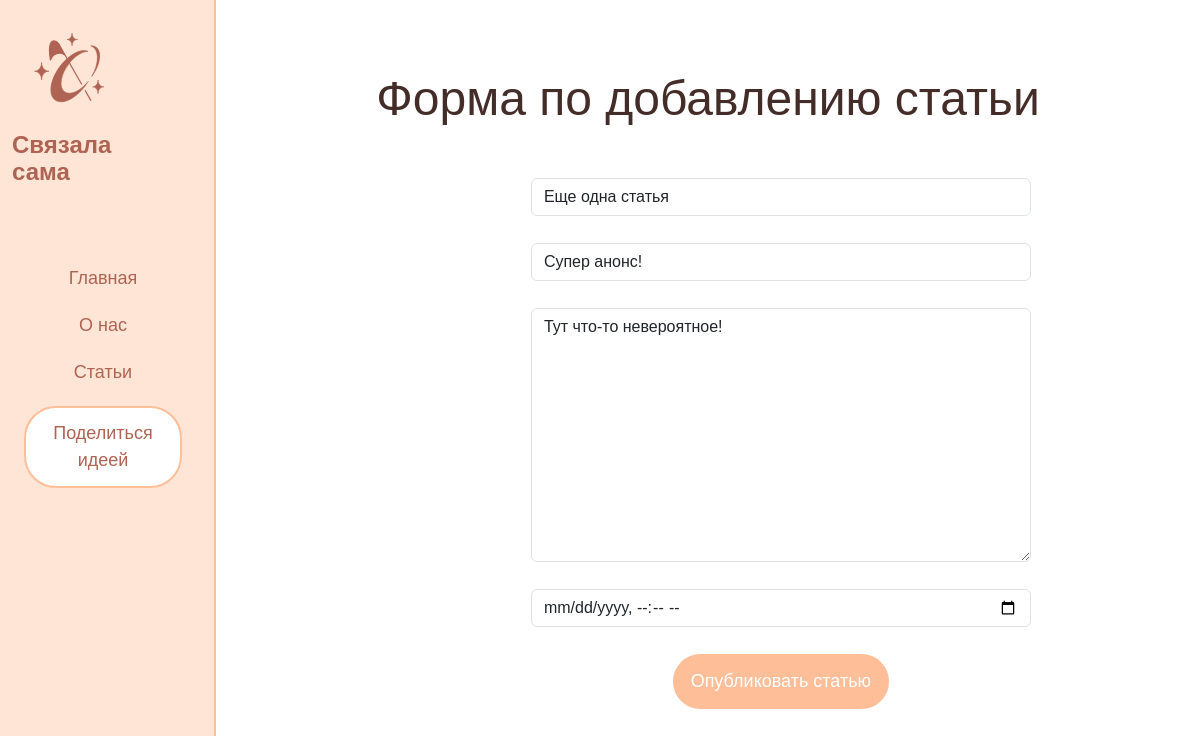
The app's page /news/2/update, older data.
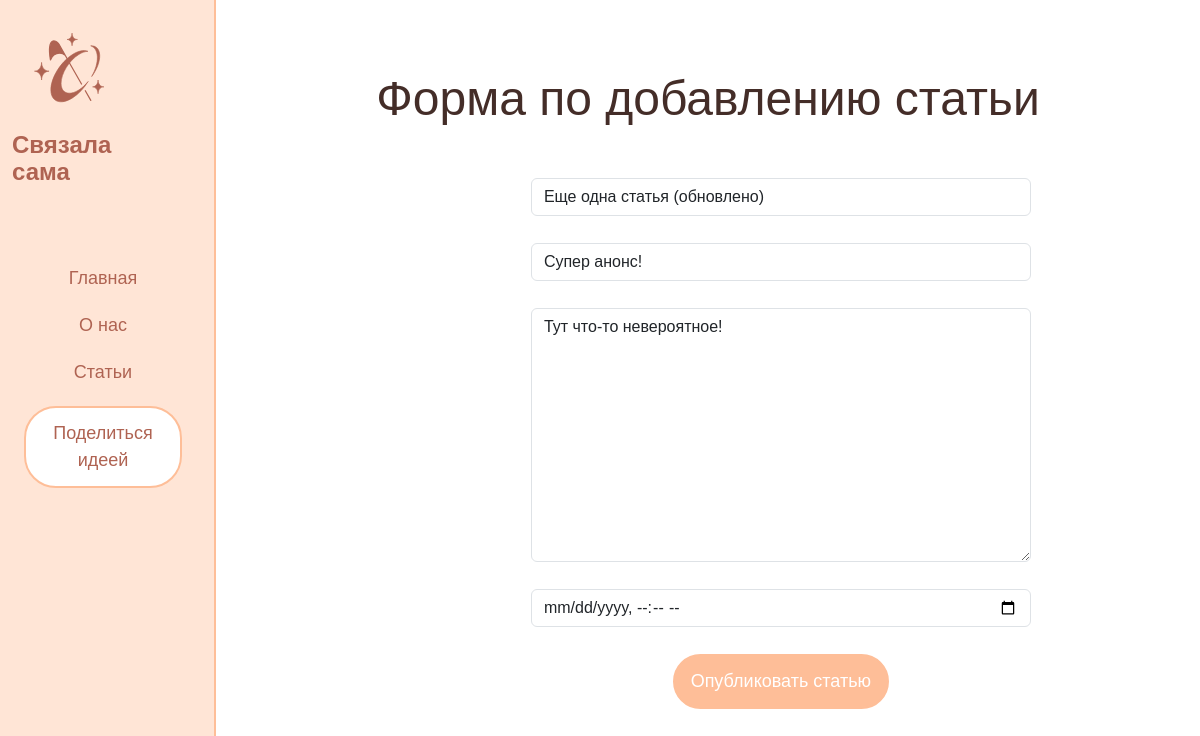
The same page, newer data.
### news/models.py (models this page shows, shortened)
class Articles(models.Model):
    title = models.CharField('Название', max_length=50)
    announce = models.CharField('Анонс', max_length=250)
    full_text = models.TextField('Статья')
    date = models.DateTimeField('Дата публикации')
    class Meta:
        verbose_name = 'Новость'
        verbose_name_plural = 'Новости'

### news/views.py (the view)
# urls.py: path('<int:pk>/update', views.NewsUpdateView.as_view(), name='news-update'),
class NewsUpdateView(UpdateView):
    model = Articles
    template_name = 'news/create.html'
    form_class = ArticlesForm

### news/forms.py
class ArticlesForm(ModelForm):
    class Meta:
        model = Articles
        fields = ['title', 'announce', 'full_text', 'date']
        widgets = {
            'title': TextInput(attrs={
                'class': 'form-control',
                'placeholder': 'Название статьи'
            }),
            'announce': TextInput(attrs={
                'class': 'form-control',
                'placeholder': 'Анонс статьи'
            }),
            'date': DateTimeInput(attrs={
                'class': 'form-control',
                'placeholder': 'Дата публикации',
                'type': 'datetime-local'
            }),
            'full_text': Textarea(attrs={
                'class': 'form-control',
                'placeholder': 'Текст статьи'
            })
        }

### news/templates/news/create.html (shortened to what this page needs)
{% extends 'main/layout.html' %}
{% block content %}
    <div class="features">
        <h1>Форма по добавлению статьи</h1>
        <form method="post">
            {{ form.title }}<br>
            {{ form.announce }}<br>
            {{ form.full_text }}<br>
            {{ form.date }}<br>
            <button class="success" type="submit">Опубликовать статью</button>
        </form>
    </div>
{% endblock %}

Row changes from the older to the newer data that the page shows:
changed Articles "Супер анонс!": title "Еще одна статья" → "Еще одна статья (обновлено)"
